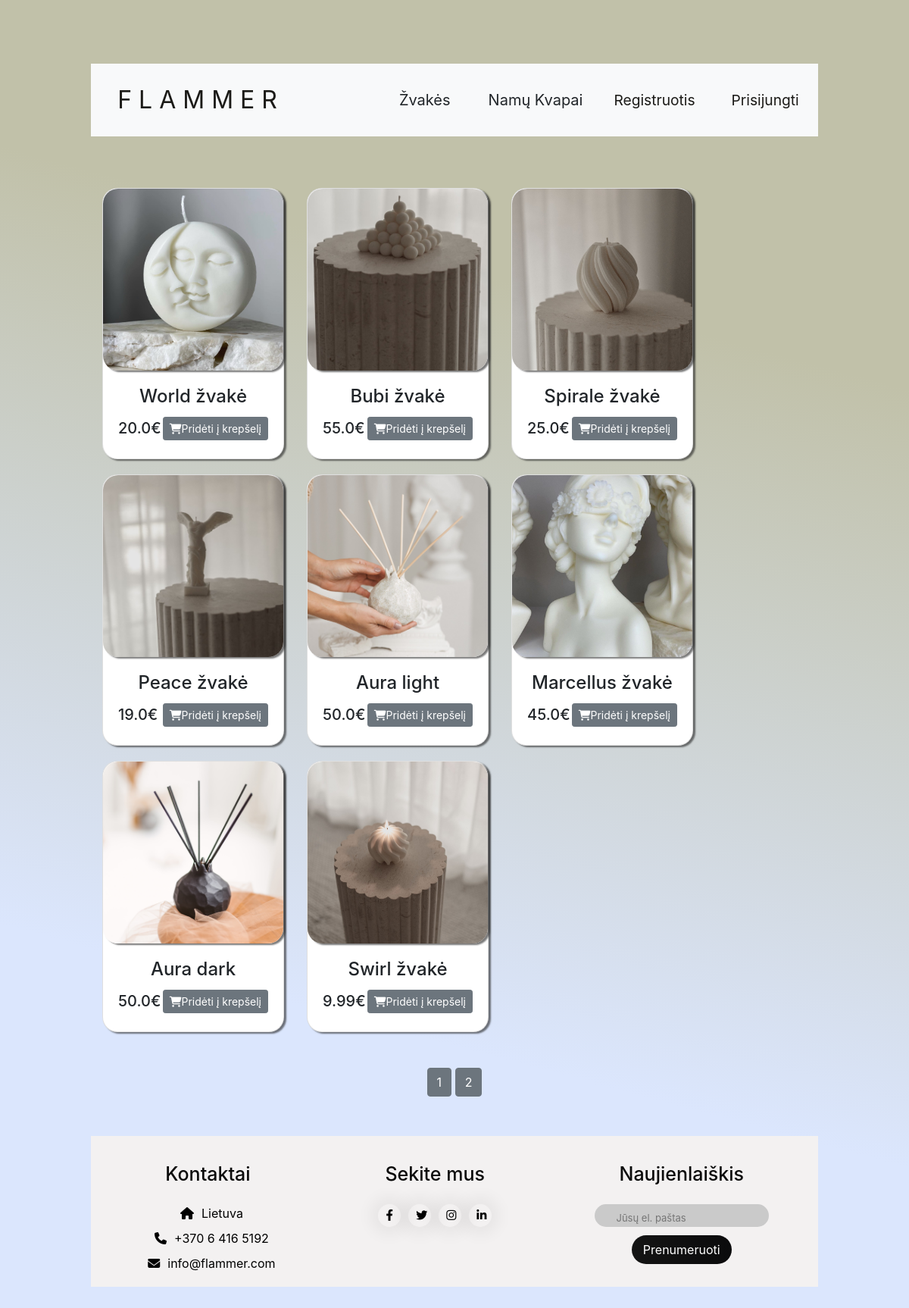
The page / on the database its author committed.
### main.py (models this page shows)
class Item(db.Model):
    __tablename__ = "items"
    id = db.Column(db.Integer, primary_key=True)
    name = db.Column(db.Integer, nullable=False)
    sex = db.Column(db.String(100), nullable=False)
    type = db.Column(db.String(100), nullable=False)
    price = db.Column(db.Float, nullable=False)
    supply = db.Column(db.Integer, nullable=False)
    size = db.Column(db.Integer, nullable=False)
    description = db.Column(db.String(2000), nullable=False)
    photo_url = db.Column(db.Integer, nullable=False)
    purchase = relationship("Purchase", back_populates="item")

### main.py (the view)
@app.route("/")
def home():
    page = request.args.get('page', 1, type=int)
    all_items = Item.query.paginate(page=page, per_page=8, error_out=True)
    return render_template("index.html", all_items=all_items)

### templates/index.html (shortened to what this page needs)
{% include 'header.html' %}
{% extends 'base.html' %}
{% block content %}
    <div class="container">
        <div class="row">
            {% for item in all_items.items %}
                <div class="card-deck main-page-item">
                    <div class="col-xs-6 col-sm-6 col-md-4 col-lg-3">
                        <div class="card">
                            <div class="image-text-holder">
                                <a href="{{ url_for('selected_item', item_id=item.id) }}">
                                    <img src="{{ item.photo_url }}" class="card-img-top card-id img-fluid">
                                </a>
                            </div>
                            <div class="card-body">
                                <h4>{{ item.name }}</h4>
                                    {% if item.supply >= 1%}
                                         <div class="buy d-flex justify-content-between align-items-center">
                                            <div class="text-black font-weight-bold">
                                                <h5 class="mt-2">{{ item.price }}€</h5>
                                            </div>
                                             <a href="{{ url_for('add_item_to_bag', item_id=item.id) }}" class="btn btn-secondary btn-sm">
                                                <i class="fas fa-shopping-cart">
                                                </i>Pridėti į krepšelį</a>
                                          </div>
                                    {% else %}
                                        <button class="btn btn-secondary" disabled>Nėra</button>
                                    {% endif %}
                            </div>
                        </div>
                    </div>
                </div>
            {% endfor %}
        </div>
        <div class="paginate-buttons">
            {% for page in all_items.iter_pages(left_edge=3, right_edge=3) %}
                {% if page %}
                    <a class="btn btn-secondary mb-4" href="{{ url_for('home', page=page) }}">{{ page }}</a>
                {% endif %}
            {% endfor %}
        </div>
    </div>
{% endblock %}

### templates/header.html (shortened to what this page needs)
<!DOCTYPE html>
<html lang="en">
<head>
    <link rel="stylesheet" href="https://maxcdn.bootstrapcdn.com/bootstrap/4.0.0/css/bootstrap.min.css">
    <link rel="stylesheet" href="{{ url_for('static', filename='styles.css') }}">
</head>
<body>
    <nav class="navbar navbar-expand-lg navbar-light bg-light">
      <a class="navbar-brand" href="{{ url_for('home') }}">F L A M M E R</a>
        <div class="collapse navbar-collapse" id="navbarNavDropdown">
            <ul class="navbar-nav mr-auto">
                <li class="nav-item dropdown">
                  <a  href="{{ url_for('selected_query', q='candle') }}"  aria-haspopup="true" aria-expanded="false" class="btn btn-light btn-lg">
                    Žvakės
                  </a>
                </li>
                    <a href="{{ url_for('selected_query', q='smell') }}"   aria-haspopup="true" aria-expanded="false" class="btn btn-light btn-lg">
                      Namų Kvapai
                    </a>
            </ul>
            <ul class="navbar-nav ml-auto">
                {% if not current_user.is_authenticated: %}
                <li class="nav-item">
                    <a class="nav-link mr-auto" href="{{ url_for('register') }}">Registruotis</a>
                </li>
                <li class="nav-item">
                    <a class="nav-link" href="{{ url_for('login') }}">Prisijungti</a>
                </li>
                {% endif %}
            </ul>
        </div>
    </nav>
</body>
</html>
</body>
</html>

### templates/base.html (shortened to what this page needs)
<!DOCTYPE html>
<html lang="en">
<head>
    {% block head %}
    <link rel="stylesheet" href="https://maxcdn.bootstrapcdn.com/bootstrap/4.0.0/css/bootstrap.min.css">
    <link rel="stylesheet" href="{{ url_for('static', filename='styles.css') }}">
    <link rel="stylesheet" href="https://cdnjs.cloudflare.com/ajax/libs/font-awesome/6.1.1/css/all.min.css" />
    {% endblock %}
</head>
<body>
    <div>
        {% block content %}
        {% endblock %}
    </div>
    <footer>
        <div class="footer_main">
            <div class="tag">
                <h1>Kontaktai</h1>
                <a href="#"><i class="fa-solid fa-house"></i>Lietuva</a>
                <a href="#"><i class="fa-solid fa-phone"></i>+370 6 416 5192</a>
                <a href="#"><i class="fa-solid fa-envelope"></i>info@flammer.com</a>
            </div>
            <div class="tag">
                <h1>Sekite mus</h1>
                <div class="social_link">
                    <a href="#"><i class="fa-brands fa-facebook-f"></i></a>
                    <a href="#"><i class="fa-brands fa-twitter"></i></a>
                    <a href="#"><i class="fa-brands fa-instagram"></i></a>
                    <a href="#"><i class="fa-brands fa-linkedin-in"></i></a>
                </div>
            </div>
            <div class="tag">
                <h1>Naujienlaiškis</h1>
                <div class="search_bar">
                    <input type="text" placeholder="Jūsų el. paštas">
                    <button type="submit">Prenumeruoti</button>
                </div>
            </div>
        </div>
      </footer>
    </body>
</html>

### static/styles.css (style rules this page uses)
body { margin: 7% 10% 3% 10%; text-align: center; background-image: -webkit-linear-gradient(75deg, #dbe6fd 25%, #c1c1a9 75%) }
.navbar { padding: 2%; margin-bottom: 7%; }
.nav-item { padding-right: 1rem; padding-left: 1rem; }
.navbar-light .navbar-brand { color: #1b1a17; padding-right: 7rem; padding-left: 1rem; font-size: 2rem; }
.navbar-light .navbar-nav .nav-link { color: #1b1a17; font-size: 1.2rem; }
.card, .img-fluid { min-height: 15rem; background-color: #FFFFFF; padding: 0; -webkit-border-radius: 4px; -moz-border-radius: 4px; border-radius: 20px; box-shadow: 3px 2px 2px rgba(34,34,34,0.6); width: 15rem; }
.card-img-top { width: 100%; height: 18vw; object-fit: cover; }
.image-text-holder { position: relative; text-align: center; color: white; }
.paginate-buttons, .flash-message { margin: 3%; }
.card-deck { margin-bottom: 2%; }
footer { width: 100%; }
footer .footer_main { width: 100%; background: #f3f1f1; display: flex; justify-content: space-around; }
footer .footer_main .tag { margin: 10px 0; }
footer .footer_main .tag h1 { font-size: 25px; margin: 25px 0; color: #0a0a0a; }
footer .footer_main .tag a { display: block; color: black; text-decoration: none; margin: 9px 0; }
footer .footer_main .tag a i { padding: 0 10px; transition: 0.3; }
footer .footer_main .tag .social_link { display: flex; }
footer .footer_main .tag .social_link a { width: 30px; height: 30px; border-radius: 50%; text-align: center; text-decoration: none; color: black; box-shadow: 0 0 20px 10px rgba(0,0,0,0.05); position: relative; margin: 0 5px; z-index: 10; overflow: hidden; }
footer .footer_main .tag .social_link a .fa-brands { font-size: 15px; line-height: 30px; z-index: 10; position: relative; transition: 0.5s; }
footer .footer_main .tag .social_link a::after { content: ''; width: 100%; height: 100%; top: 0; left: -90px; background: linear-gradient(-45deg, #181316 , #0c0b0c); position: absolute; z-index: -10; transition: 0.5s; }
footer .footer_main .tag .search_bar { width: 230px; height: 30px; background: rgb(202, 202, 202); border-radius: 25px; }
footer .footer_main .tag .search_bar input { width: 200px; padding: 2px 0; position: relative; top: 17%; left: 6%; border: none; background: none; outline: none; font-size: 13px; }
footer .footer_main .tag .search_bar button { padding: 7px 15px; background: linear-gradient(to right, #141414 , #0b0b0c); border: none; margin-top: 15px; border-radius: 25px; color: white; cursor: pointer; }

### rows shown on the page
Item: photo_url (picture), name "World žvakė", price "20.0"
Item: photo_url (picture), name "Bubi žvakė", price "55.0"
Item: photo_url (picture), name "Spirale žvakė", price "25.0"
Item: photo_url (picture), name "Peace žvakė", price "19.0"
Item: photo_url (picture), name "Aura light", price "50.0"
Item: photo_url (picture), name "Marcellus žvakė", price "45.0"
Item: photo_url (picture), name "Aura dark", price "50.0"
Item: photo_url (picture), name "Swirl žvakė", price "9.99"

### other values the page prints
{{ page }} "1" "2"
